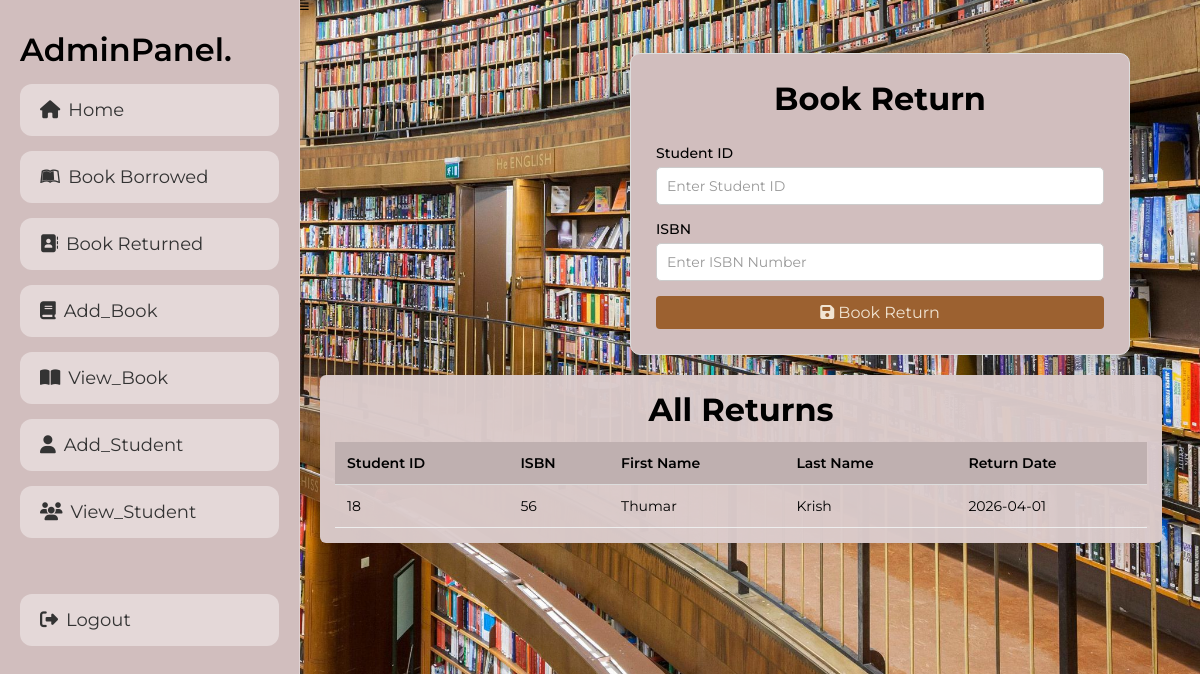
/Admin/returned.php (signed in), run on the app's committed database.
### tables this page shows
CREATE TABLE `returns` (
  `id` int(11) NOT NULL,
  `student_id` int(11) NOT NULL,
  `book_id` int(11) NOT NULL,
  `date_return` date NOT NULL
);

CREATE TABLE `books` (
  `id` int(11) NOT NULL,
  `isbn` varchar(20) NOT NULL,
  `title` text NOT NULL,
  `author` varchar(150) NOT NULL,
  `publisher` varchar(150) NOT NULL,
  `publish_date` date NOT NULL,
  `status` tinyint(1) NOT NULL DEFAULT 1
);

CREATE TABLE `students` (
  `id` int(11) NOT NULL,
  `firstname` varchar(50) NOT NULL,
  `lastname` varchar(50) NOT NULL,
  `created_on` date NOT NULL,
  `email` varchar(100) NOT NULL,
  `password` varchar(255) NOT NULL,
  `gender` enum('Male','Female','Other') NOT NULL,
  `mobile` varchar(20) NOT NULL
);

### Admin/returned.php (the view, shortened to what this page needs)
<?php
include '../components/connect.php';
?>
<!DOCTYPE html>
<html lang="en">
<head>
<link rel="stylesheet" href="https://cdnjs.cloudflare.com/ajax/libs/font-awesome/6.2.0/css/all.min.css">
<link rel="stylesheet" href="../components/admin_style.css">
</head>
<body>
<?php include '../components/admin_header.php'; ?>
<div class="container">
<div class="box">
<h1 style="text-align:center; font-size:32px;">Book Return</h1>
<br><br>
<form id="bookForm" method="POST">
<div class="form-group">
<label>Student ID</label>
<input type="text" name="student_id" id="student_id" class="form-control" placeholder="Enter Student ID">
</div>
<div class="form-group">
<label>ISBN</label>
<input type="text" name="isbn" id="isbn" class="form-control" placeholder="Enter ISBN Number">
</div>
<button type="submit" name="ret" class="btn">
<i class="fa fa-save"></i> Book Return
</button>
</form>
</div>
</div>
<div class="col-md-8">
<div class="box1">
<div class="box1-body">
<table class="table">
<h1 style="text-align:center; font-size:32px;">All Returns</h1>
<br>
<thead>
<tr>
<th>Student ID</th>
<th>ISBN</th>
<th>First Name</th>
<th>Last Name</th>
<th>Return Date</th>
</tr>
</thead>
<tbody>
<?php
$stmt = $conn->prepare("
SELECT
returns.student_id,
books.isbn,
students.firstname,
students.lastname,
returns.date_return
FROM returns
JOIN students ON returns.student_id = students.id
JOIN books ON returns.book_id = books.id
");
$stmt->execute();
while($row = $stmt->fetch(PDO::FETCH_ASSOC)){
echo "
<tr>
<td>{$row['student_id']}</td>
<td>{$row['isbn']}</td>
<td>{$row['firstname']}</td>
<td>{$row['lastname']}</td>
<td>{$row['date_return']}</td>
</tr>";
}
?>
</tbody>
</table>
</div>
</div>
</div>
</body>
</html>

### components/admin_style.css (style rules this page uses)
* { font-family: 'Montserrat', sans-serif; margin: 0; padding: 0; box-sizing: border-box; text-decoration: none; }
html { font-size: 62.5%; overflow-x: hidden; }
body { padding-left: 30rem; background: url("../img/back.jpg") no-repeat center center/cover; position: relative; }
.btn, .delete-btn, .option-btn { display: block; width: 100%; padding: 10px 20px; font-size: 16px; color: #f1e4d2; border-radius: 5px; border: none; cursor: pointer; margin-top: 10px; }
.btn { background: #9c6130; }
.container { display: block; justify-content: center; padding-top: 40px; }
.box { background: #d1bebe; width: 100%; max-width: 500px; border: 1px solid #ddd; border-radius: 6px; }
.form-group { margin-bottom: 15px; }
.form-group label { display: block; margin-bottom: 5px; font-size: 14px; font-weight: 500; }
.form-control { width: 100%; padding: 10px; border: 1px solid #ccc; border-radius: 5px; }
@media (min-width: 1200px) { body { padding-left: 30rem; } }
@media (min-width: 1200px) { .container { max-width: 500px; } }

### Admin/returned.php (style rules this page uses)
.container { width:100%; max-width:500px; }
.box { padding:25px; margin-left:330px; border-radius:10px; box-shadow:0 5px 20px rgba(0,0,0,0.15); }
::placeholder { color:#999; font-size:14px; }
.form-control { transition:0.3s ease; }
.col-md-8 { width:98%; padding:20px; }
.box1 { background:#dbccccf7; border-radius:6px; box-shadow:0 2px 8px rgba(0,0,0,0.08); }
.box1-body { padding:15px; }
table { width:100%; border-collapse:collapse; }
.table thead th { background:#bfb0b0fd; font-weight:600; font-size:14px; padding:12px; text-align:left; border-bottom:1px solid #ddd; }
.table tbody td { padding:12px; border-bottom:1px solid #eee; font-size:14px; }
.btn { border:none; padding:7px 10px; border-radius:4px; cursor:pointer; }

### data on the page
returns: student "18", book.isbn "56", student.firstname "Thumar", student.lastname "Krish", date_return "2026-04-01"
